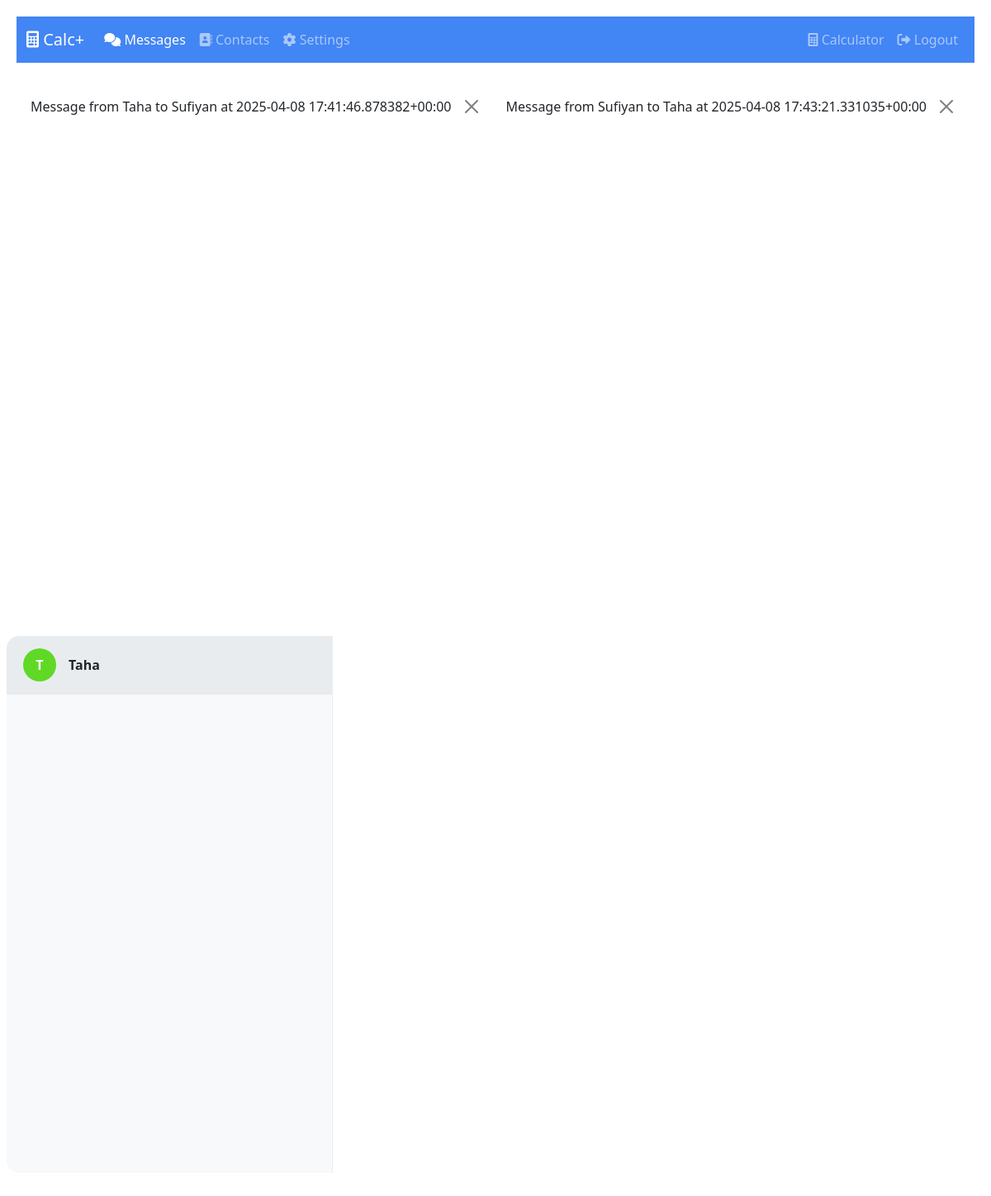
Page /messages/?contact=1 (signed in) on the earlier database version.
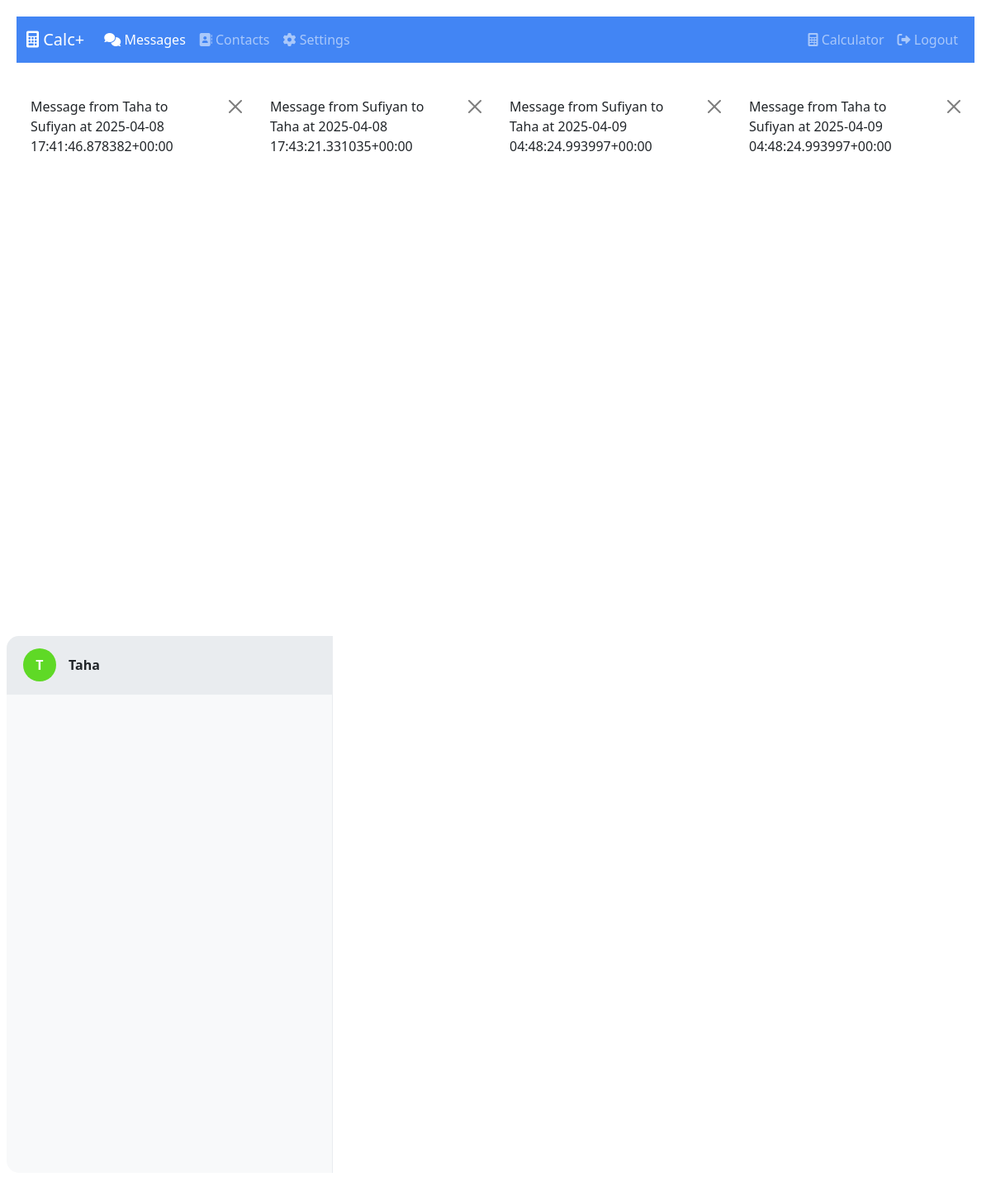
Same page on the later database version.
### core/models.py (models this page shows, shortened)
class Message(models.Model):
    sender = models.ForeignKey(User, on_delete=models.CASCADE, related_name='sent_messages')
    receiver = models.ForeignKey(User, on_delete=models.CASCADE, related_name='received_messages')
    content = models.TextField(help_text="Encrypted message content")
    sent_on = models.DateTimeField(default=timezone.now)
    is_read = models.BooleanField(default=False)
    session = models.ForeignKey(ConversationSession, on_delete=models.SET_NULL, null=True,
                              related_name='messages', help_text="The session used for encryption")
    message_number = models.PositiveIntegerField(default=0, help_text="Position in the session for key verification")
    ephemeral_key = models.TextField(blank=True, null=True,
                                  help_text="Ephemeral key used for this specific message (for perfect forward secrecy)")
    class Meta:
        ordering = ['-sent_on']
    def __str__(self):
        return f"Message from {self.sender.username} to {self.receiver.username} at {self.sent_on}"

class Contact(models.Model):
    owner = models.ForeignKey(User, on_delete=models.CASCADE, related_name='contacts')
    contact_user = models.ForeignKey(User, on_delete=models.CASCADE, related_name='contacted_by')
    added_on = models.DateTimeField(auto_now_add=True)
    security_code = models.CharField(max_length=64, blank=True, null=True,
                                   help_text="Security verification code like WhatsApp's security code")
    security_verified = models.BooleanField(default=False,
                                          help_text="Whether the security code has been verified by the user")
    class Meta:
        unique_together = ['owner', 'contact_user']

### core/views.py (the view)
# urls.py: path('messages/', views.messages_view, name='messages_view'),
@login_required
def messages_view(request):
    if not request.session.get('calculator_verified', False):
        return redirect('calculator_view')
    contacts = Contact.objects.filter(owner=request.user).select_related('contact_user')
    selected_contact_id = request.GET.get('contact')
    selected_contact = None
    selected_contact_obj = None  # The Contact object (not User) for security verification
    messages_list = []
    if selected_contact_id:
        try:
            selected_contact = User.objects.get(id=selected_contact_id)
            contact_obj = Contact.objects.filter(owner=request.user, contact_user=selected_contact).first()
            if not contact_obj:
                selected_contact = None
            else:
                selected_contact_obj = contact_obj
                messages_list = Message.objects.filter(
                    (Q(sender=request.user) & Q(receiver=selected_contact)) |
                    (Q(sender=selected_contact) & Q(receiver=request.user))
                ).order_by('sent_on')
                Message.objects.filter(
                    sender=selected_contact,
                    receiver=request.user,
                    is_read=False
                ).update(is_read=True)
        except User.DoesNotExist:
            pass
    return render(request, 'core/messages.html', {
        'contacts': contacts,
        'selected_contact': selected_contact,
        'selected_contact_obj': selected_contact_obj,  # Pass the Contact object for security verification
        'messages': messages_list,
        'form': MessageForm() if selected_contact else None
    })

### core/templates/core/messages.html (shortened to what this page needs)
{% extends 'core/base.html' %}
{% load static %}
{% block content %}
<div class="row messages-container">
    <div class="col-md-4 col-lg-3 p-0 contact-list">
        {% for contact in contacts %}
        <div class="contact-item {% if selected_contact and selected_contact.id == contact.contact_user.id %}active{% endif %}"
             data-contact-id="{{ contact.contact_user.id }}">
            <div class="contact-info">
                <div class="contact-avatar" style="background-color: hsl({{ contact.contact_user.id|add:100 }}, 70%, 50%)">
                    {{ contact.contact_user.username|slice:":1"|upper }}
                </div>
                <div class="contact-details">
                    <div class="contact-name">{{ contact.contact_user.username }}</div>
                </div>
            </div>
        </div>
        {% empty %}
        <div class="p-4 text-center">
            <p>No contacts yet.</p>
            <a href="{% url 'contacts_view' %}" class="btn btn-sm btn-primary">Add Contacts</a>
        </div>
        {% endfor %}
    </div>
</div>
{% endblock %}

### core/templates/core/base.html (shortened to what this page needs)
<!DOCTYPE html>
<html lang="en">
<head>
    <link href="https://cdn.jsdelivr.net/npm/bootstrap@5.2.3/dist/css/bootstrap.min.css" rel="stylesheet">
    <link href="https://cdnjs.cloudflare.com/ajax/libs/font-awesome/6.0.0/css/all.min.css" rel="stylesheet">
    {% load static %}
    <link rel="stylesheet" href="{% static 'core/css/styles.css' %}">
</head>
<body data-theme="{{ request.user.profile.theme|default:'light' }}">
    <div class="container-fluid app-container">
        {% block navbar %}
            {% if user.is_authenticated and request.session.calculator_verified %}
            <nav class="navbar navbar-expand-lg navbar-dark bg-primary mb-4">
                <div class="container-fluid">
                    <a class="navbar-brand" href="{% url 'messages_view' %}">
                        <i class="fas fa-calculator"></i> Calc+
                    </a>
                    <div class="collapse navbar-collapse" id="navbarNav">
                        <ul class="navbar-nav me-auto">
                            <li class="nav-item">
                                <a class="nav-link {% if request.resolver_match.url_name == 'messages_view' %}active{% endif %}"
                                   href="{% url 'messages_view' %}">
                                    <i class="fas fa-comments"></i> Messages
                                </a>
                            </li>
                            <li class="nav-item">
                                <a class="nav-link {% if request.resolver_match.url_name == 'contacts_view' %}active{% endif %}"
                                   href="{% url 'contacts_view' %}">
                                    <i class="fas fa-address-book"></i> Contacts
                                </a>
                            </li>
                            <li class="nav-item">
                                <a class="nav-link {% if request.resolver_match.url_name == 'settings_view' %}active{% endif %}"
                                   href="{% url 'settings_view' %}">
                                    <i class="fas fa-cog"></i> Settings
                                </a>
                            </li>
                        </ul>
                        <ul class="navbar-nav">
                            <li class="nav-item">
                                <a class="nav-link" href="{% url 'calculator_view' %}">
                                    <i class="fas fa-calculator"></i> Calculator
                                </a>
                            </li>
                            <li class="nav-item">
                                <a class="nav-link" href="{% url 'logout_view' %}">
                                    <i class="fas fa-sign-out-alt"></i> Logout
                                </a>
                            </li>
                        </ul>
                    </div>
                </div>
            </nav>
            {% endif %}
        {% endblock %}
        {% if messages %}
            <div class="messages-container">
                {% for message in messages %}
                    <div class="alert alert-{{ message.tags }} alert-dismissible fade show" role="alert">
                        {{ message }}
                        <button type="button" class="btn-close" data-bs-dismiss="alert" aria-label="Close"></button>
                    </div>
                {% endfor %}
            </div>
        {% endif %}
        <div class="content-container">
            {% block content %}{% endblock %}
        </div>
    </div>
</body>
</html>

### core/static/core/css/styles.css (style rules this page uses)
:root { --primary-color: #4285f4; --secondary-color: #34a853; --danger-color: #ea4335; --warning-color: #fbbc05; --success-color: #34a853; --calc-bg: #f8f9fa; --calc-display-bg: #ffffff; --calc-display-text: #212529; --calc-button-bg: #e9ecef; --calc-button-text: #212529; --calc-button-hover: #dee2e6; --calc-op-button-bg: #4285f4; --calc-op-button-text: #ffffff; --calc-op-button-hover: #2b73e5; --calc-equals-bg: #34a853; --calc-equals-text: #ffffff; --calc-equals-hover: #2d8e48; --calc-clear-bg: #ea4335; --calc-clear-text: #ffffff; --calc-clear-hover: #d03b2e; --calc-log-text: #6c757d; --modal-bg: #ffffff; --modal-text: #212529; --input-bg: #ffffff; --input-text: #212529; --input-border: #ced4da; --cancel-btn-bg: #f8f9fa; --cancel-btn-text: #212529; --submit-btn-bg: #4285f4; --submit-btn-text: #ffffff; --messages-bg: #ffffff; --contact-list-bg: #f8f9fa; --contact-item-hover: #e9ecef; --chat-header-bg: #f8f9fa; --sent-message-bg: #d1e7ff; --sent-message-text: #212529; --received-message-bg: #f1f1f1; --received-message-text: #212529; --form-bg: #f8f9fa; --send-btn-bg: #4285f4; --send-btn-hover: #2b73e5; --avatar-bg: #4285f4; --badge-bg: #ea4335; --sent-status: #8f8f8f; --read-status: #34a853; --card-bg: #ffffff; --border-color: #e9ecef; --text-color: #212529; --text-muted: #6c757d; --link-color: #4285f4; }
body { background-color: var(--messages-bg); color: var(--text-color); transition: background-color 0.3s ease, color 0.3s ease; }
.app-container { max-width: 1200px; margin: 0 auto; padding: 20px; }
.content-container { min-height: calc(100vh - 150px); }
.messages-container { margin-bottom: 20px; }
.bg-primary { background-color: var(--primary-color) !important; }

### core/templates/core/messages.html (style rules this page uses)
.messages-container { height: calc(100vh - 150px); border-radius: 15px; overflow: hidden; background-color: var(--messages-bg); display: flex; flex-direction: row; }
.contact-list { background-color: var(--contact-list-bg); height: 100%; border-right: 1px solid var(--border-color); overflow-y: auto; flex: 0 0 100%; }
.contact-item { padding: 15px 20px; border-bottom: 1px solid var(--border-color); cursor: pointer; transition: background-color 0.2s; }
.contact-item:hover, .contact-item.active { background-color: var(--contact-item-hover); }
.contact-info { display: flex; align-items: center; }
.contact-avatar { width: 40px; height: 40px; border-radius: 50%; background-color: var(--avatar-bg); color: white; display: flex; align-items: center; justify-content: center; font-weight: bold; margin-right: 15px; }
.contact-details { flex-grow: 1; }
.contact-name { font-weight: bold; color: var(--text-color); }
@media (min-width: 768px) { .contact-list { flex: 0 0 33.333%; } }

Differences in the rows shown:
added Message: sender+receiver+sent_on "Message from Sufiyan to Taha at 2025-04-09 04:48:24.993997+00:00"
added Message: sender+receiver+sent_on "Message from Taha to Sufiyan at 2025-04-09 04:48:24.993997+00:00"
